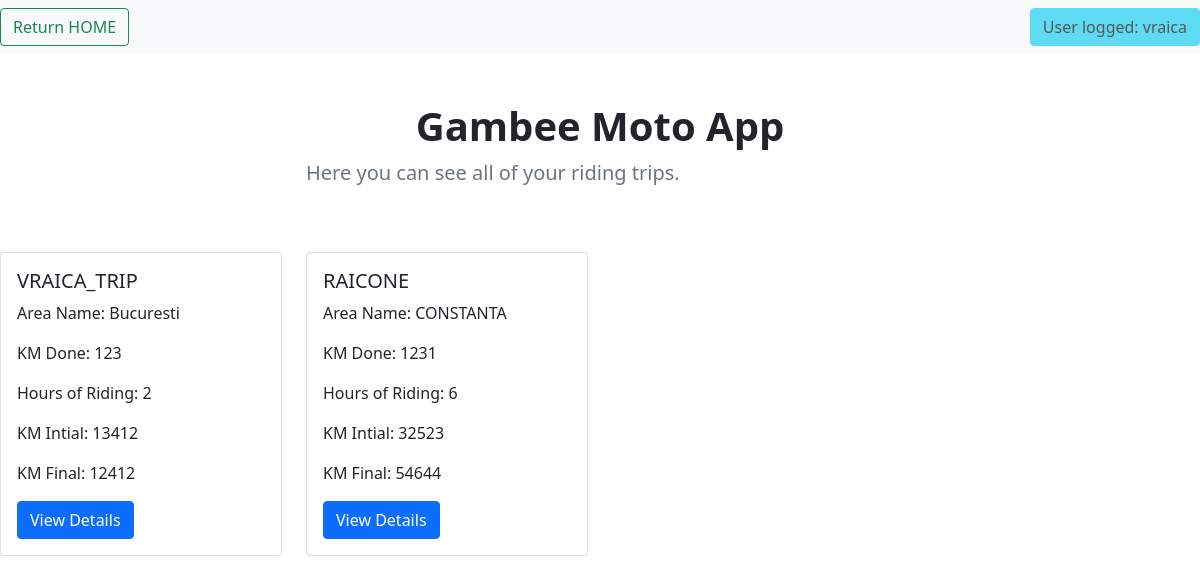
The page /view_trips (signed in) on the database as committed earlier.
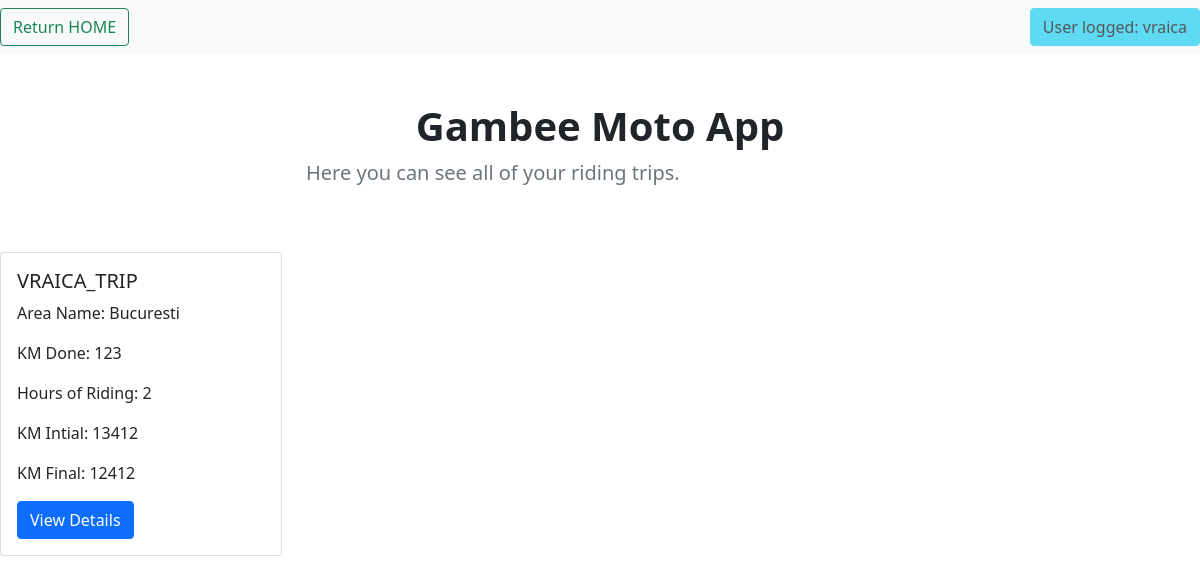
The same page on the database as committed later.
### application/models.py (models this page shows, shortened)
class TripRecords(db.Model):
    __tablename__ = 'TripRecords'
    id = db.Column(db.Integer, primary_key=True)
    trip_name = db.Column(db.String(100))
    area_name = db.Column(db.String(50))
    km_travelled = db.Column(db.Integer)
    h_travelled = db.Column(db.Integer)
    km_initial = db.Column(db.Integer)
    km_final = db.Column(db.Integer)
    added_by = db.Column(db.String(100))

### application/routes.py (the view)
@app.route('/view_trips', methods=['GET'])
@login_required
def view_trips():
    if session['logged_user'] != 'admin@gmail.com':
        trips = TripRecords.query.filter_by(added_by=session['logged_user'] ).all()
    else:
        trips = TripRecords.query.all()
    return render_template('view_trips.html', list_trips=trips, crr_user=session['logged_user'].split('@')[0])

### application/routes.py (called while the page is built)
@loginMan.user_loader
def load_user(email):
    return Riders.query.filter_by(email=email).first()

### application/templates/view_trips.html (shortened to what this page needs)
{% extends 'base.html'%}
{% block listing_trips %}
<nav class="navbar navbar-light bg-light">
  <form class="form-inline">
    <button class="btn btn-outline-success" type="button" onclick="window.location.href='{{ url_for( 'home') }}';">Return HOME</button>
  </form>
    {% if crr_user == 'guest' %}
        <button type="button" class="btn btn-danger" disabled>
             User logged: {{ crr_user }}
        </button>
    {%else%}
        <button type="button" class="btn btn-info" disabled>
             User logged: {{ crr_user }}
        </button>
    {% endif %}
</nav>
<div class="row py-lg-5">
    <div class="col-lg-6 col-md-8 mx-auto">
        <h1 class="fw-bold text-center">Gambee Moto App</h1>
        <p class="lead text-muted">Here you can see all of your riding trips.</p>
    </div>
</div>
<div class="row">
    {% for trip in list_trips %}
    <div class="col-sm-3">
        <div class="card">
            <div class="card-body">
                <h5 class="card-title">{{ trip.trip_name}}</h5>
                <p class="card-text"> Area Name: {{trip.area_name}}</p>
                <p class="card-text"> KM Done: {{trip.km_travelled}}</p>
                <p class="card-text"> Hours of Riding: {{trip.h_travelled}}</p>
                <p class="card-text"> KM Intial: {{trip.km_initial}}</p>
                <p class="card-text"> KM Final: {{trip.km_final}}</p>
                <a href="{{url_for('detailed_trip', trip_name= trip.trip_name )}}" class="btn btn-primary">View Details</a>
            </div>
        </div>
    </div>
    {% endfor %}
</div>
{% endblock %}

### application/templates/base.html (shortened to what this page needs)
<!DOCTYPE html>
<html lang="en">
<head>
    <link href="https://cdn.jsdelivr.net/npm/bootstrap@5.0.0-beta2/dist/css/bootstrap.min.css" rel="stylesheet">
    <link rel="stylesheet" href="static/style.css">
</head>
<body>
{%block listing_trips%}
{%endblock%}
</body>
</html>

Rows that differ between the two databases and show on the page:
removed TripRecords: trip_name "RAICONE", area_name "CONSTANTA", km_travelled "1231", h_travelled "6", km_initial "32523", km_final "54644"
